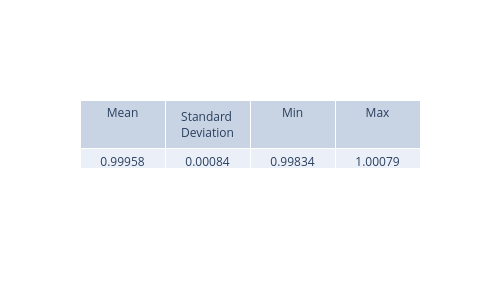

Notebook source saved alongside this figure:
### Code cell
from scipy.integrate import simpson

norms = []

for i in range(2000):
    psi_sq_i = psi_real_pinn[:, i] ** 2 + psi_img_pinn[:, i] ** 2
    normalization = simpson(psi_sq_i, x=x_values)
    norms.append(normalization)
    
view_metrics(np.array(norms))

plt.figure(figsize=(8,5), dpi=200)
plt.plot(t_values, norms, '-', label='Simpson')
plt.axhline(1.0, color='red', linestyle='--', label='Expected = 1')
plt.xlabel('Time (ps)')
plt.ylabel('Normalization')
plt.title('Wavefunction Normalization Over Time')
plt.legend()
plt.grid(True)



plt.show()

### Figure 1 — Plotly figure (JSON) as saved in the notebook; plotly's stock layout.template omitted (floating-point values rounded to 4 significant figures)
{"data": [{"cells": {"values": [["0.99958"], ["0.00084"], ["0.99834"], ["1.00079"]]}, "header": {"values": ["Mean", "Standard Deviation", "Min", "Max"]}, "type": "table"}], "layout": {"height": 300, "width": 500}}
